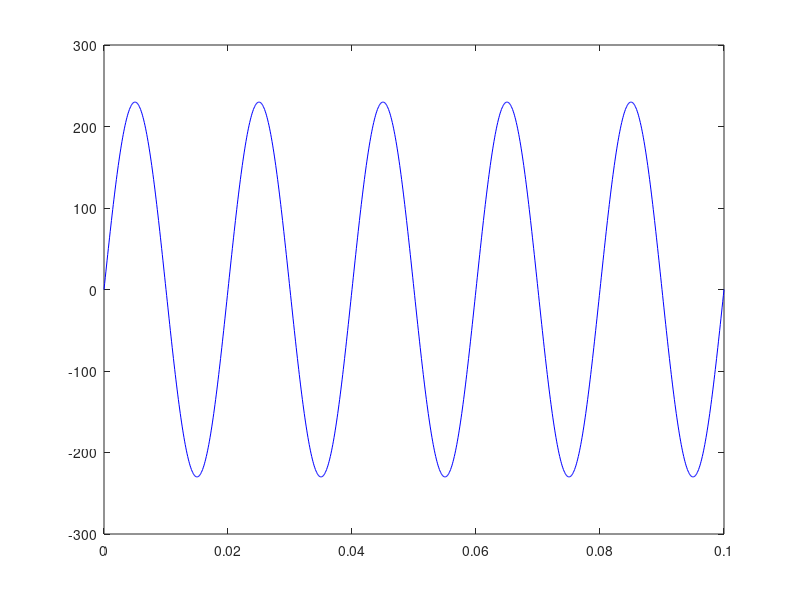

This figure's MATLAB source: (Note: this script raises an error after producing the figure.)
clear all; close all;

T=0.1; %czas trwania sinusoidy
A=230; %amplituda sinusoidy
f=50; %częstotliwość sinusoidy

%częstotliwości próbkowania
fs1=10000;

N=fs1*T; %liczba próbek
dt=1/fs1; %okres próbkowania

n=0:N; %numery próbek
t=dt*n; %chwile próbek

%sygnał
x1=A*sin(2*pi*f*t);

plot(t,x1,'b-');
hold on;

%fs2
fs2=500;
[x2,t2]=lab1_1_pomsin(T,fs2,f,A);

plot(t2,x2,'r-o');

% fs3
fs3=200;
[x3,t3]=lab1_1_pomsin(T,fs3,f,A);

plot(t3,x3,'k-x');
hold off;

%%%%%%%%%%%%%%%%%%%%%%%%%%%%%%%%%%%
%B
%1
Tb=1;
f=50;
fsb1=10000;
[xb1,tb1]=lab1_1_pomsin(Tb,fsb1,f,A);

figure;
plot(tb1,xb1,'b-');
hold on;
%2
fsb2=51;
[xb2,tb2]=lab1_1_pomsin(Tb,fsb2,f,A);

plot(tb2,xb2,'g-o');
%3
fsb3=50;
[xb3,tb3]=lab1_1_pomsin(Tb,fsb3,f,A);

plot(tb3,xb3,'r-o');
%4
fsb4=49;
[xb4,tb4]=lab1_1_pomsin(Tb,fsb4,f,A);

plot(tb4,xb4,'k-o');
hold off;

%%%%
%B2
Tb=1;
f=50;
fsb1=10000;
[xb1,tb1]=lab1_1_pomsin(Tb,fsb1,f,A);

figure;
plot(tb1,xb1,'b-');
hold on;
%2
fsb2=26;
[xb2,tb2]=lab1_1_pomsin(Tb,fsb2,f,A);

plot(tb2,xb2,'g-o');
%3
fsb3=25;
[xb3,tb3]=lab1_1_pomsin(Tb,fsb3,f,A);

plot(tb3,xb3,'r-o');
%4
fsb4=24;
[xb4,tb4]=lab1_1_pomsin(Tb,fsb4,f,A);

plot(tb4,xb4,'k-o');
hold off;

%%%%%%%%%%%%%%%%%%%
%C
Tc=1;
fsc=100;
cc=zeros(102,61);
for fc=0:5:300
    [xc,tc]=lab1_1_pomsin(Tc,fsc,fc,A);
    cc(1,(fc/5)+1)=fc;
    cc(2:102,(fc/5)+1)=xc;
    %fc/5+1
    %fc
end
figure;
for i=1:61
    plot(tc,cc(2:102,i),'b-'); title(sprintf('iteration %d, freq %d ',i,cc(1,i)))
    pause(0.2);
end

figure;
plot(tc,cc(2:102,2),'b-');      %5
hold on
plot(tc,cc(2:102,22),'g-o');    %105
plot(tc,cc(2:102,42),'r-x');    %205
hold off;

figure;
plot(tc,cc(2:102,20),'b-');     %95
hold on;
plot(tc,cc(2:102,40),'g-o');    %195
plot(tc,cc(2:102,60),'r-x');    %295
hold off;

figure;
plot(tc,cc(2:102,20),'b-x');     %95
hold on;
plot(tc,cc(2:102,22),'g-o');    %105
hold off;

%C cos
Tc=1;
fsc=100;
cc=zeros(102,61);
for fc=0:5:300
    [xc,tc]=lab1_1_pomcos(Tc,fsc,fc,A);
    cc(1,(fc/5)+1)=fc;
    cc(2:102,(fc/5)+1)=xc;
    %fc/5+1
    %fc
end
figure;
for i=1:61
    plot(tc,cc(2:102,i),'b-'); title(sprintf('iteration %d, freq %d ',i,cc(1,i)))
    pause(0.2);
end

figure;
plot(tc,cc(2:102,2),'b-');      %5
hold on
plot(tc,cc(2:102,22),'g-o');    %105
plot(tc,cc(2:102,42),'r-x');    %205
hold off;

figure;
plot(tc,cc(2:102,20),'b-');     %95
hold on;
plot(tc,cc(2:102,40),'g-o');    %195
plot(tc,cc(2:102,60),'r-x');    %295
hold off;

figure;
plot(tc,cc(2:102,20),'b-x');     %95
hold on;
plot(tc,cc(2:102,22),'g-o');    %105
hold off;
% 
% %test1
% [xc,tc]=lab1_1_pomsin(Tc,fsc,5,A);
% figure;
% plot(tc,xc,'k-o');
% 
% figure;
% [xc,tc]=lab1_1_pomsin(Tc,fsc,105,A);
% plot(tc,xc,'r-o');


%%%%%%%%%%%%%%%%%%%%%%%%%%%%%%
%D


